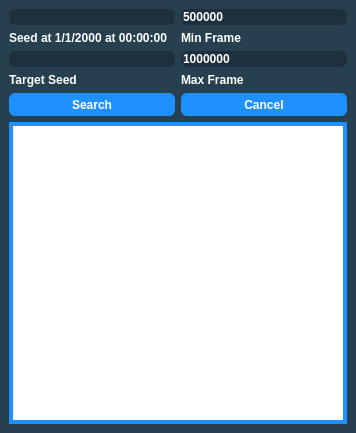
<?xml version="1.0" encoding="UTF-8"?>
<ui version="4.0">
 <class>GameCubeRTC</class>
 <widget class="QMainWindow" name="GameCubeRTC">
  <property name="geometry">
   <rect>
    <x>0</x>
    <y>0</y>
    <width>356</width>
    <height>433</height>
   </rect>
  </property>
  <property name="sizePolicy">
   <sizepolicy hsizetype="Fixed" vsizetype="Fixed">
    <horstretch>0</horstretch>
    <verstretch>0</verstretch>
   </sizepolicy>
  </property>
  <property name="minimumSize">
   <size>
    <width>356</width>
    <height>433</height>
   </size>
  </property>
  <property name="maximumSize">
   <size>
    <width>356</width>
    <height>433</height>
   </size>
  </property>
  <property name="windowTitle">
   <string>GameCube RTC</string>
  </property>
  <property name="styleSheet">
   <string notr="true">QMainWindow {
	background-color: #274050;
}

QTableView {
	border: 4px solid DodgerBlue;
}

QHeaderView::section {
	border: none;
	background-color: #274050;
	padding-top: 3px;
	padding-bottom: 3px;
	color: white;
}

QLineEdit {
	qproperty-alignment: AlignCenter;
	background-color: #1D303C;
	border:none;
	border-radius: 6px;
	color: white;
	font-family: &quot;Myriad Pro&quot;, Montserrat;
	font-weight: 500;
}

QLabel {
	color: white;
	font-family: &quot;Myriad Pro&quot;, Montserrat;
	font-weight: 500;
}

QPushButton {
	border: none;
	border-radius: 6px;
	color: white;
	background-color: DodgerBlue;
	font-family: &quot;Myriad Pro&quot;, Montserrat;
	font-weight: 500;
}</string>
  </property>
  <widget class="QWidget" name="centralwidget">
   <layout class="QGridLayout" name="gridLayout_3">
    <item row="0" column="0">
     <layout class="QGridLayout" name="gridLayout">
      <item row="0" column="0">
       <widget class="QTextBox" name="textBoxStartSeed"/>
      </item>
      <item row="1" column="0">
       <widget class="QLabel" name="labelStartSeed">
        <property name="text">
         <string>Seed at 1/1/2000 at 00:00:00</string>
        </property>
       </widget>
      </item>
      <item row="2" column="0">
       <widget class="QTextBox" name="textBoxEndSeed"/>
      </item>
      <item row="3" column="0">
       <widget class="QLabel" name="labelEndSeed">
        <property name="text">
         <string>Target Seed</string>
        </property>
       </widget>
      </item>
     </layout>
    </item>
    <item row="0" column="1">
     <layout class="QGridLayout" name="gridLayout_2">
      <item row="0" column="0">
       <widget class="QTextBox" name="textBoxMinFrame">
        <property name="text">
         <string notr="true">500000</string>
        </property>
        <property name="maxLength">
         <number>10</number>
        </property>
       </widget>
      </item>
      <item row="1" column="0">
       <widget class="QLabel" name="labelMinFrame">
        <property name="text">
         <string>Min Frame</string>
        </property>
       </widget>
      </item>
      <item row="2" column="0">
       <widget class="QTextBox" name="textBoxMaxFrame">
        <property name="text">
         <string notr="true">1000000</string>
        </property>
        <property name="maxLength">
         <number>10</number>
        </property>
       </widget>
      </item>
      <item row="3" column="0">
       <widget class="QLabel" name="labelMaxFrame">
        <property name="text">
         <string>Max Frame</string>
        </property>
       </widget>
      </item>
     </layout>
    </item>
    <item row="1" column="0">
     <widget class="QPushButton" name="pushButtonSearch">
      <property name="minimumSize">
       <size>
        <width>0</width>
        <height>23</height>
       </size>
      </property>
      <property name="styleSheet">
       <string notr="true"/>
      </property>
      <property name="text">
       <string>Search</string>
      </property>
     </widget>
    </item>
    <item row="1" column="1">
     <widget class="QPushButton" name="pushButtonCancel">
      <property name="minimumSize">
       <size>
        <width>0</width>
        <height>23</height>
       </size>
      </property>
      <property name="styleSheet">
       <string notr="true"/>
      </property>
      <property name="text">
       <string>Cancel</string>
      </property>
     </widget>
    </item>
    <item row="2" column="0" colspan="2">
     <widget class="QTableView" name="tableViewGenerator">
      <property name="maximumSize">
       <size>
        <width>16777215</width>
        <height>16777215</height>
       </size>
      </property>
      <property name="contextMenuPolicy">
       <enum>Qt::CustomContextMenu</enum>
      </property>
      <property name="styleSheet">
       <string notr="true"/>
      </property>
      <property name="editTriggers">
       <set>QAbstractItemView::NoEditTriggers</set>
      </property>
      <property name="sortingEnabled">
       <bool>false</bool>
      </property>
      <attribute name="horizontalHeaderVisible">
       <bool>true</bool>
      </attribute>
      <attribute name="horizontalHeaderDefaultSectionSize">
       <number>100</number>
      </attribute>
      <attribute name="verticalHeaderVisible">
       <bool>false</bool>
      </attribute>
      <attribute name="verticalHeaderDefaultSectionSize">
       <number>20</number>
      </attribute>
      <attribute name="verticalHeaderMinimumSectionSize">
       <number>20</number>
      </attribute>
     </widget>
    </item>
   </layout>
  </widget>
  <widget class="QMenuBar" name="menubar">
   <property name="geometry">
    <rect>
     <x>0</x>
     <y>0</y>
     <width>356</width>
     <height>25</height>
    </rect>
   </property>
  </widget>
 </widget>
 <customwidgets>
  <customwidget>
   <class>QTextBox</class>
   <extends>QLineEdit</extends>
   <header>Forms/Controls/QTextBox.hpp</header>
  </customwidget>
 </customwidgets>
 <resources/>
 <connections/>
</ui>
